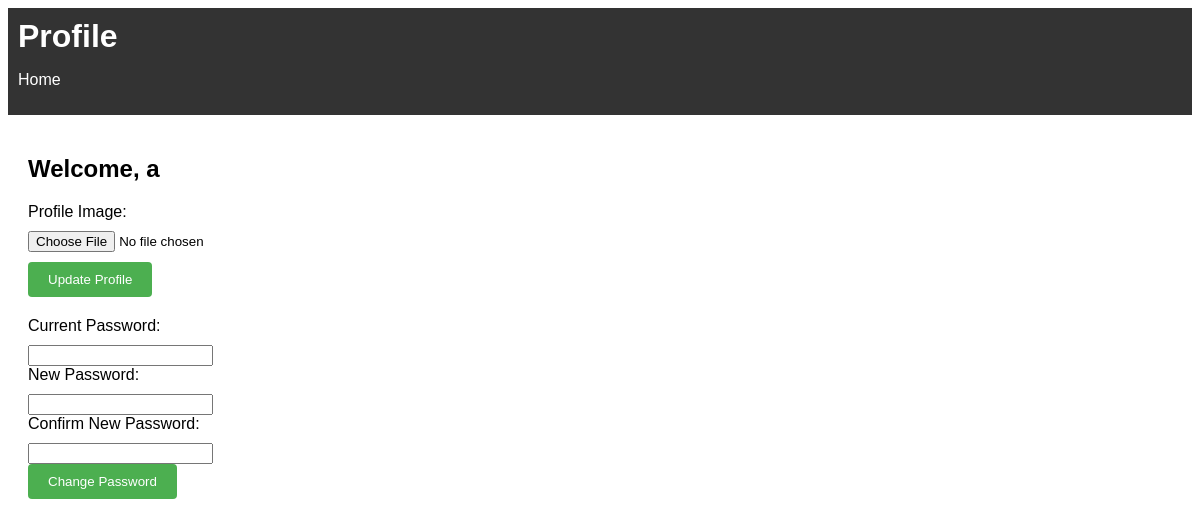
/profile (signed in), run on an earlier commit of the app's database.
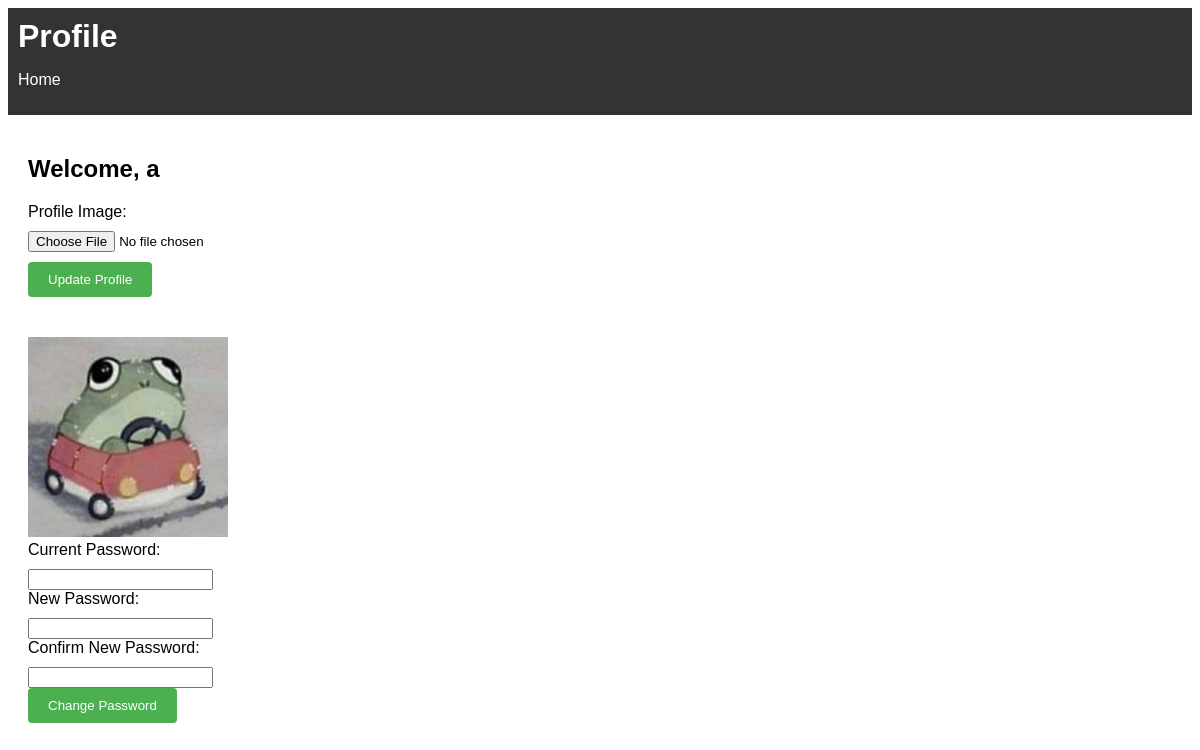
And on a later commit of the database.
### app.py (models this page shows, shortened)
class User(db.Model):
    id = db.Column(db.Integer, primary_key=True)
    username = db.Column(db.String(100), unique=True, nullable=False)
    password = db.Column(db.String(100), nullable=False)
    profile_image = db.Column(db.String(100))
    is_admin = db.Column(db.Boolean, default=False)

### app.py (the view, shortened to what this page needs)
@app.route('/profile', methods=['GET', 'POST'])
def profile():
    if 'user_id' not in session:
        flash('Pro přístup k této stránce se musíte přihlásit.', 'danger')
        return redirect(url_for('login'))
    user = User.query.get(session['user_id'])
    return render_template('profile.html', user=user)

### templates/profile.html (shortened to what this page needs)
<!DOCTYPE html>
<html lang="en">
<head>
</head>
<body>
<header>
    <h1>Profile</h1>
    <nav>
        <ul>
            <li><a href="/">Home</a></li>
        </ul>
    </nav>
</header>
<main>
    <h2>Welcome, {{ user.username }}</h2>
    <form action="/profile" method="post" enctype="multipart/form-data">
        <label for="profile_image">Profile Image:</label>
        <input type="file" id="profile_image" name="profile_image">
        <button type="submit">Update Profile</button>
    </form>
    {% if user.profile_image %}
    <img src="{{ url_for('static', filename=user.profile_image) }}" alt="Profile Image">
    {% endif %}
    <form action="/profile/update_password" method="post">
        <label for="current_password">Current Password:</label>
        <input type="password" id="current_password" name="current_password">
        <label for="new_password">New Password:</label>
        <input type="password" id="new_password" name="new_password">
        <label for="confirm_new_password">Confirm New Password:</label>
        <input type="password" id="confirm_new_password" name="confirm_new_password">
        <button type="submit">Change Password</button>
    </form>
</main>
</body>
</html>

### templates/profile.html (style rules this page uses)
body { font-family: Arial, sans-serif; }
header { background-color: #333; color: white; padding: 10px; }
header h1 { margin: 0; }
nav ul { list-style-type: none; padding: 0; }
nav ul li { display: inline; margin-right: 10px; }
nav ul li a { color: white; text-decoration: none; }
main { padding: 20px; }
h2 { margin-bottom: 20px; }
form { max-width: 300px; margin-bottom: 20px; }
label { display: block; margin-bottom: 10px; }
input[type="file"] { margin-bottom: 10px; }
button[type="submit"] { background-color: #4CAF50; color: white; padding: 10px 20px; border: none; border-radius: 4px; cursor: pointer; }
img { max-width: 200px; max-height: 200px; margin-top: 20px; }

What changed in the data, as far as the page shows it:
changed User: profile_image: picture added
